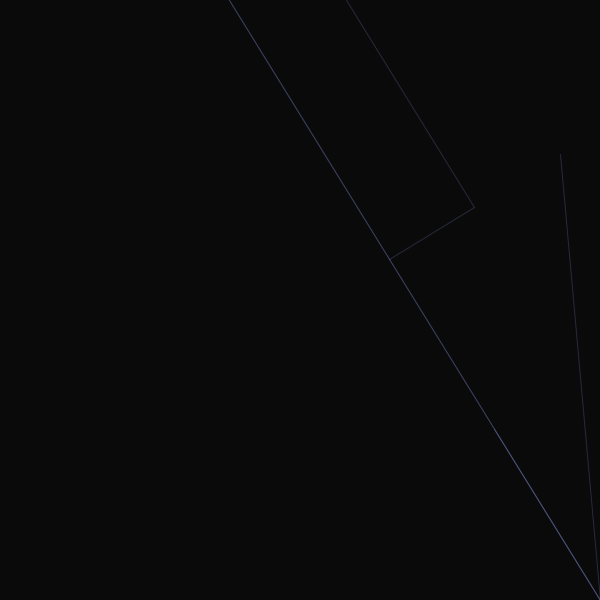
Frame 1 (no input)
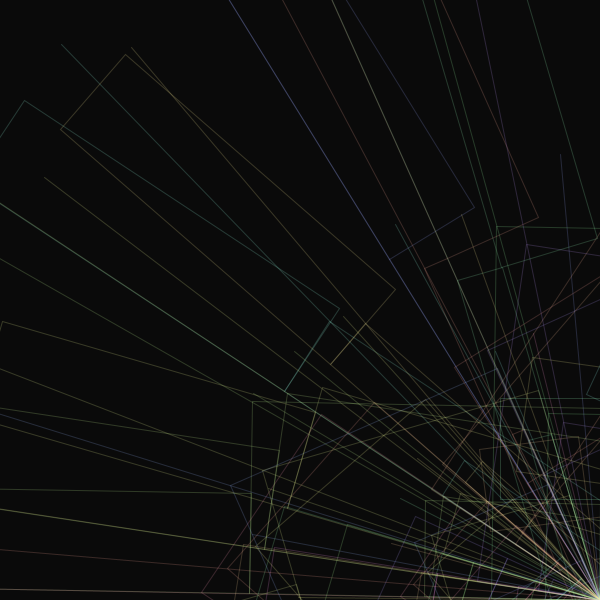
Frame 60 (the mouse pressed at the canvas centre just before this capture)
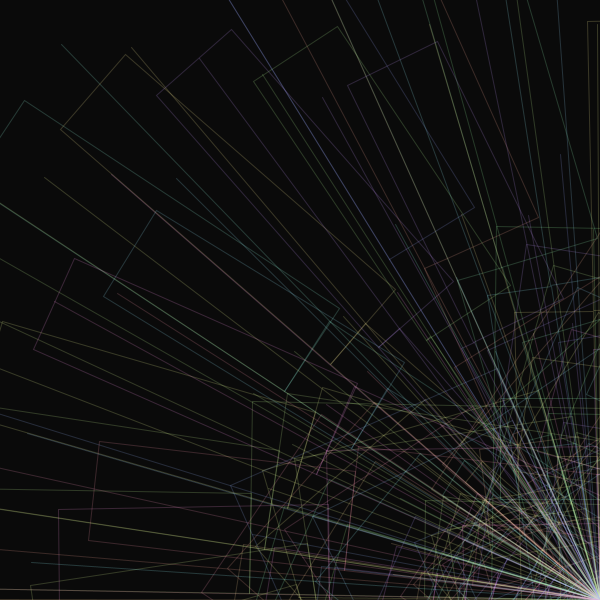
Frame 120 (the mouse held since frame 60 and released just before this capture)

The Processing sketch that drew these frames (run headless with seeded random() and noise(); from frame 60 on, the mouse is pressed at the canvas centre):

// Processing sketch: processing_167756
// ── processing_167756.pde


//import processing.pdf.*;

float x, y;
float angle = 0; 
float r = 400;
float diff = 1; 


void setup() {
  background(10);
  colorMode(HSB);
  size(600, 600);
  //beginRecord(PDF, "every.pdf");
  smooth();
  strokeWeight(1);
}

void draw() {

  stroke(1, 80, 80, 20);

  noFill(); 


  x = r * cos(angle); 
  y = r * sin(angle);

  strokeWeight(1); 
 stroke(random(255),100,255,50);

  translate(width, height); 
  rotate(r); 

  rect(0, 0, x, y);
  rect(x, 0, x, 100);
  line( 0, 0, x*2, y*2); 
   rect(0, 0, x/2, y/2);
  line( 0, 0, x, 200); 

  angle = angle +0.5;
  r = r - diff;

  if ( r == 0 || r == 400) { 
    diff =  diff * -1;
  }
}
